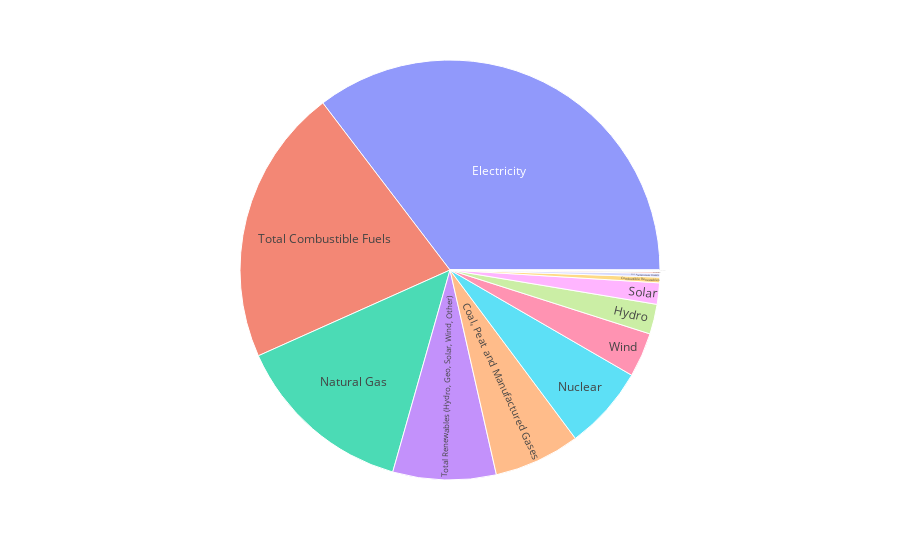

Source (notebook cell):
### Code cell
px.sunburst(data_frame=df_us, path=['Product'], values='Value')

### Figure 1 — Plotly figure (JSON) as saved in the notebook; plotly's stock layout.template omitted (floating-point values rounded to 4 significant figures)
{"data": [{"branchvalues": "total", "domain": {"x": [0, 1], "y": [0, 1]}, "hovertemplate": "labels=%{label}<br>Value=%{value}<br>parent=%{parent}<br>id=%{id}<extra></extra>", "ids": ["Electricity", "Nuclear", "Hydro", "Total Combustible Fuels", "Coal, Peat and Manufactured Gases", "Oil and Petroleum Products", "Natural Gas", "Combustible Renewables", "Other Combustible Non-Renewables", "Geothermal", "Solar", "Not Specified", "Total Renewables (Hydro, Geo, Solar, Wind, Other)", "Wind", "Other Renewables"], "labels": ["Electricity", "Nuclear", "Hydro", "Total Combustible Fuels", "Coal, Peat and Manufactured Gases", "Oil and Petroleum Products", "Natural Gas", "Combustible Renewables", "Other Combustible Non-Renewables", "Geothermal", "Solar", "Not Specified", "Total Renewables (Hydro, Geo, Solar, Wind, Other)", "Wind", "Other Renewables"], "name": "", "parents": ["", "", "", "", "", "", "", "", "", "", "", "", "", "", ""], "type": "sunburst", "values": [22710000.0, 4149000.0, 1479000.0, 13710000.0, 4263000.0, 184600.0, 8930000.0, 281600.0, 47350.0, 85040.0, 1055000.0, 29970.0, 5103000.0, 2202000.0, 0.0]}], "layout": {"legend": {"tracegroupgap": 0}, "margin": {"t": 60}}}
